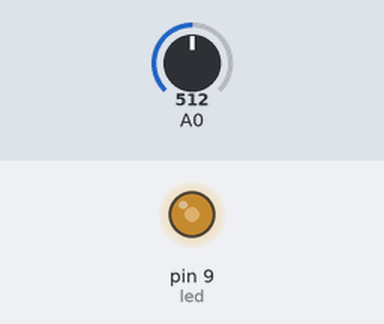
Recording of a sketch running on a simulated Arduino Uno, built with avr-gcc and run on an emulated ATmega328P. Parts: output pins drawn as LEDs (lit = HIGH). Inputs (shaded band) come from the test bench; at power-on: A0 = 512.

Above: at 1.2 s.
1.3 s: A0 set to 716
At 2.5 s:
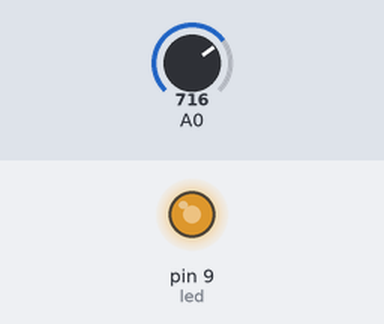
2.8 s: A0 set to 900
At 3.8 s:
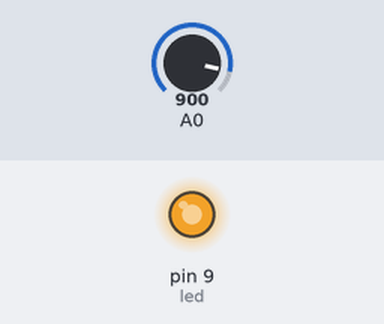
4.3 s: A0 set to 122
At 5.0 s:
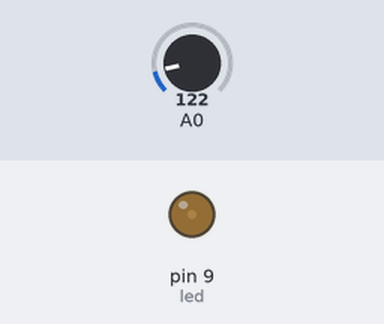
5.8 s: A0 set to 0
At 6.2 s:
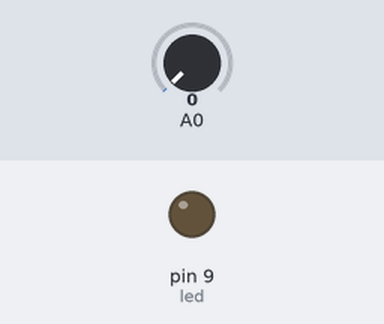
Timing chart, 0 to 8.3 s (numbered marks = the images above; inputs shaded):
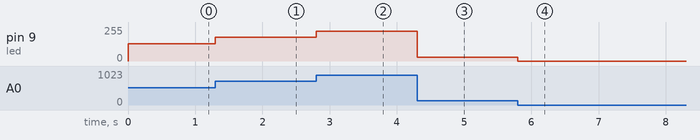

Measured:
- after the input at 1.3 s, pin 9 (led): 128/255 → 179/255 at once
- after the input at 2.8 s, pin 9 (led): 179/255 → 225/255 at once
- after the input at 4.3 s, pin 9 (led): 225/255 → 30/255 at once
- after the input at 5.8 s, pin 9 (led): 30/255 → 0/255 at once

The sketch:

test_fade.ino
```cpp
int led = 9;

void setup(){
  pinMode(led,OUTPUT);
}
void loop(){
  int brightness = analogRead(A0)/4;
  analogWrite(led,brightness);
  delay(1);
}
```
